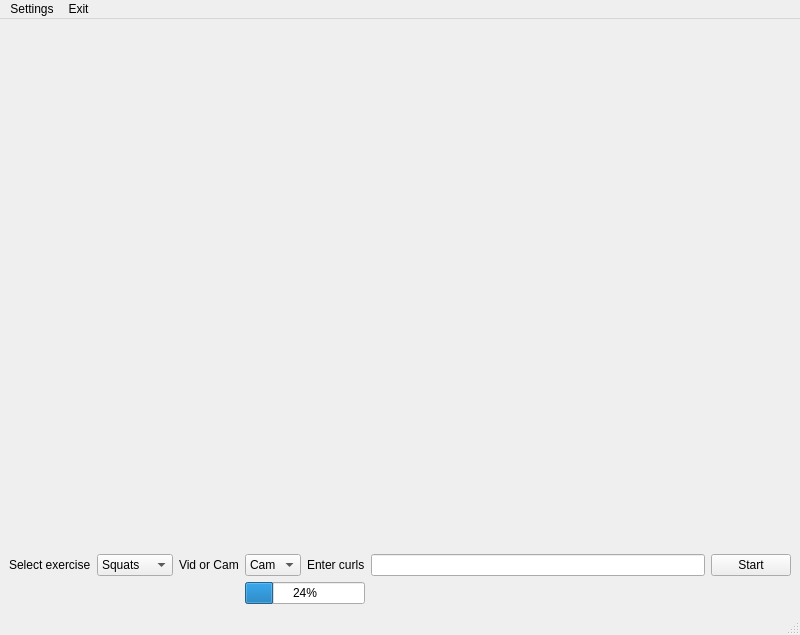
<?xml version="1.0" encoding="UTF-8"?>
<ui version="4.0">
 <class>MainWindow</class>
 <widget class="QMainWindow" name="AI Trainer">
  <property name="geometry">
   <rect>
    <x>0</x>
    <y>0</y>
    <width>800</width>
    <height>635</height>
   </rect>
  </property>
  <property name="windowTitle">
   <string>MainWindow</string>
  </property>
  <widget class="QWidget" name="centralwidget">
   <layout class="QGridLayout" name="gridLayout">
    <item row="0" column="0" colspan="7">
     <widget class="QWidget" name="cvwidg" native="true"/>
    </item>
    <item row="1" column="0">
     <widget class="QLabel" name="label">
      <property name="text">
       <string>Select exercise</string>
      </property>
     </widget>
    </item>
    <item row="1" column="1">
     <widget class="QComboBox" name="comboBox">
      <item>
       <property name="text">
        <string>Squats</string>
       </property>
      </item>
      <item>
       <property name="text">
        <string>Dumbell </string>
       </property>
      </item>
     </widget>
    </item>
    <item row="1" column="2">
     <widget class="QLabel" name="label_2">
      <property name="text">
       <string>Vid or Cam</string>
      </property>
     </widget>
    </item>
    <item row="1" column="3">
     <widget class="QComboBox" name="comboBox_2">
      <item>
       <property name="text">
        <string>Cam</string>
       </property>
      </item>
      <item>
       <property name="text">
        <string>Vid</string>
       </property>
      </item>
     </widget>
    </item>
    <item row="1" column="4">
     <widget class="QLabel" name="label_3">
      <property name="text">
       <string>Enter curls</string>
      </property>
     </widget>
    </item>
    <item row="1" column="5">
     <widget class="QLineEdit" name="lineEdit"/>
    </item>
    <item row="1" column="6">
     <widget class="QPushButton" name="pushButton">
      <property name="text">
       <string>Start</string>
      </property>
     </widget>
    </item>
    <item row="2" column="3" colspan="2">
     <widget class="QProgressBar" name="progressBar">
      <property name="value">
       <number>24</number>
      </property>
     </widget>
    </item>
   </layout>
  </widget>
  <widget class="QMenuBar" name="menubar">
   <property name="geometry">
    <rect>
     <x>0</x>
     <y>0</y>
     <width>800</width>
     <height>24</height>
    </rect>
   </property>
   <widget class="QMenu" name="menuExit">
    <property name="title">
     <string>Exit</string>
    </property>
   </widget>
   <widget class="QMenu" name="menuSettings">
    <property name="title">
     <string>Settings</string>
    </property>
   </widget>
   <addaction name="menuSettings"/>
   <addaction name="menuExit"/>
  </widget>
  <widget class="QStatusBar" name="statusbar"/>
 </widget>
 <resources/>
 <connections/>
</ui>
